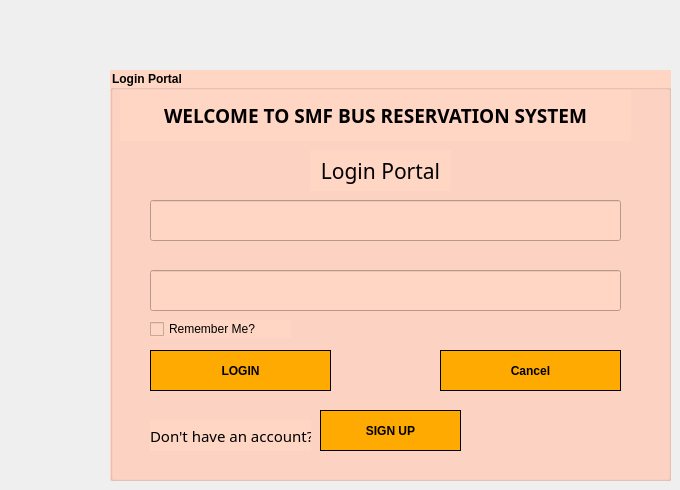
    <widget class="QWidget" name="page">
     <widget class="QGroupBox" name="groupBox">
      <property name="geometry">
       <rect>
        <x>110</x>
        <y>70</y>
        <width>561</width>
        <height>411</height>
       </rect>
      </property>
      <property name="font">
       <font>
        <bold>true</bold>
       </font>
      </property>
      <property name="styleSheet">
       <string notr="true">background-color: rgb(255, 213, 196);
color: rgb(0, 0, 0);</string>
      </property>
      <property name="title">
       <string>Login Portal</string>
      </property>
      <widget class="QPushButton" name="btnLogin">
       <property name="geometry">
        <rect>
         <x>40</x>
         <y>280</y>
         <width>181</width>
         <height>41</height>
        </rect>
       </property>
       <property name="font">
        <font>
         <bold>true</bold>
        </font>
       </property>
       <property name="styleSheet">
        <string notr="true">border: 1px solid black;
color: rgb(0, 0, 0);
background-color: rgb(255, 170, 0);</string>
       </property>
       <property name="text">
        <string>LOGIN</string>
       </property>
      </widget>
      <widget class="QLabel" name="titleLabel">
       <property name="geometry">
        <rect>
         <x>10</x>
         <y>20</y>
         <width>511</width>
         <height>51</height>
        </rect>
       </property>
       <property name="font">
        <font>
         <family>Rockwell</family>
         <pointsize>14</pointsize>
         <bold>true</bold>
        </font>
       </property>
       <property name="styleSheet">
        <string notr="true">color: rgb(0, 0, 0);</string>
       </property>
       <property name="text">
        <string>WELCOME TO SMF BUS RESERVATION SYSTEM</string>
       </property>
       <property name="alignment">
        <set>Qt::AlignmentFlag::AlignCenter</set>
       </property>
      </widget>
      <widget class="QLabel" name="loginLabel">
       <property name="geometry">
        <rect>
         <x>200</x>
         <y>80</y>
         <width>141</width>
         <height>41</height>
        </rect>
       </property>
       <property name="font">
        <font>
         <family>Rockwell</family>
         <pointsize>16</pointsize>
        </font>
       </property>
       <property name="styleSheet">
        <string notr="true">color: rgb(0, 0, 0);</string>
       </property>
       <property name="text">
        <string>Login Portal</string>
       </property>
       <property name="alignment">
        <set>Qt::AlignmentFlag::AlignCenter</set>
       </property>
      </widget>
      <widget class="QCheckBox" name="checkBoxRemember">
       <property name="geometry">
        <rect>
         <x>40</x>
         <y>250</y>
         <width>141</width>
         <height>18</height>
        </rect>
       </property>
       <property name="styleSheet">
        <string notr="true">color: rgb(0, 0, 0);</string>
       </property>
       <property name="text">
        <string>Remember Me?</string>
       </property>
      </widget>
      <widget class="QPushButton" name="btnSignUp">
       <property name="geometry">
        <rect>
         <x>210</x>
         <y>340</y>
         <width>141</width>
         <height>41</height>
        </rect>
       </property>
       <property name="font">
        <font>
         <bold>true</bold>
        </font>
       </property>
       <property name="styleSheet">
        <string notr="true">border: 1px solid black;
color: rgb(0, 0, 0);
background-color: rgb(255, 170, 0);</string>
       </property>
       <property name="text">
        <string>SIGN UP</string>
       </property>
      </widget>
      <widget class="QLabel" name="NoAccLabel">
       <property name="geometry">
        <rect>
         <x>40</x>
         <y>350</y>
         <width>161</width>
         <height>31</height>
        </rect>
       </property>
       <property name="font">
        <font>
         <family>Sans Serif Collection</family>
         <pointsize>11</pointsize>
        </font>
       </property>
       <property name="styleSheet">
        <string notr="true">color: rgb(0, 0, 0);</string>
       </property>
       <property name="text">
        <string>Don't have an account?</string>
       </property>
      </widget>
      <widget class="QPushButton" name="btnCancel">
       <property name="geometry">
        <rect>
         <x>330</x>
         <y>280</y>
         <width>181</width>
         <height>41</height>
        </rect>
       </property>
       <property name="font">
        <font>
         <bold>true</bold>
        </font>
       </property>
       <property name="styleSheet">
        <string notr="true">border: 1px solid black;
color: rgb(0, 0, 0);
background-color: rgb(255, 170, 0);</string>
       </property>
       <property name="text">
        <string>Cancel</string>
       </property>
      </widget>
      <widget class="QLineEdit" name="txtName">
       <property name="geometry">
        <rect>
         <x>40</x>
         <y>130</y>
         <width>471</width>
         <height>41</height>
        </rect>
       </property>
       <property name="styleSheet">
        <string notr="true">color: rgb(0, 0, 0);</string>
       </property>
      </widget>
      <widget class="QLineEdit" name="txtPass">
       <property name="geometry">
        <rect>
         <x>40</x>
         <y>200</y>
         <width>471</width>
         <height>41</height>
        </rect>
       </property>
       <property name="styleSheet">
        <string notr="true">color: rgb(0, 0, 0);</string>
       </property>
       <property name="echoMode">
        <enum>QLineEdit::EchoMode::Password</enum>
       </property>
      </widget>
     </widget>
    </widget>
